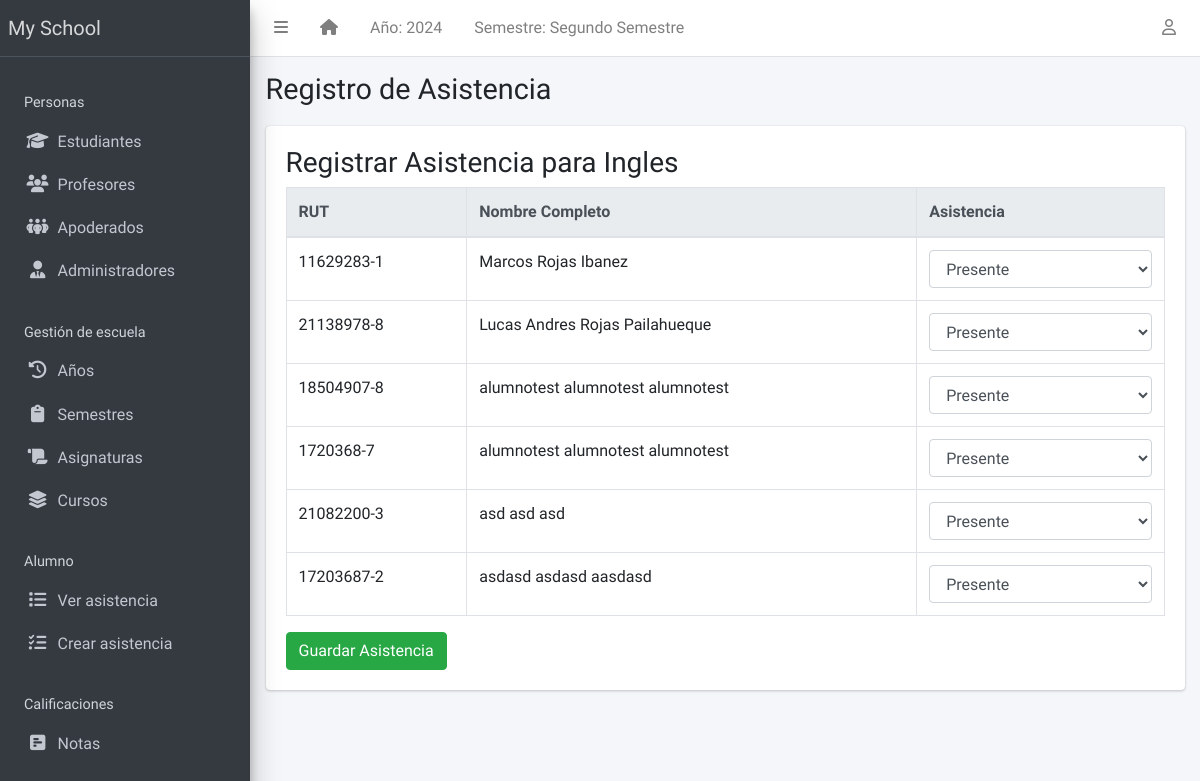
/teacher/register/2/, run on an earlier commit of the app's database.
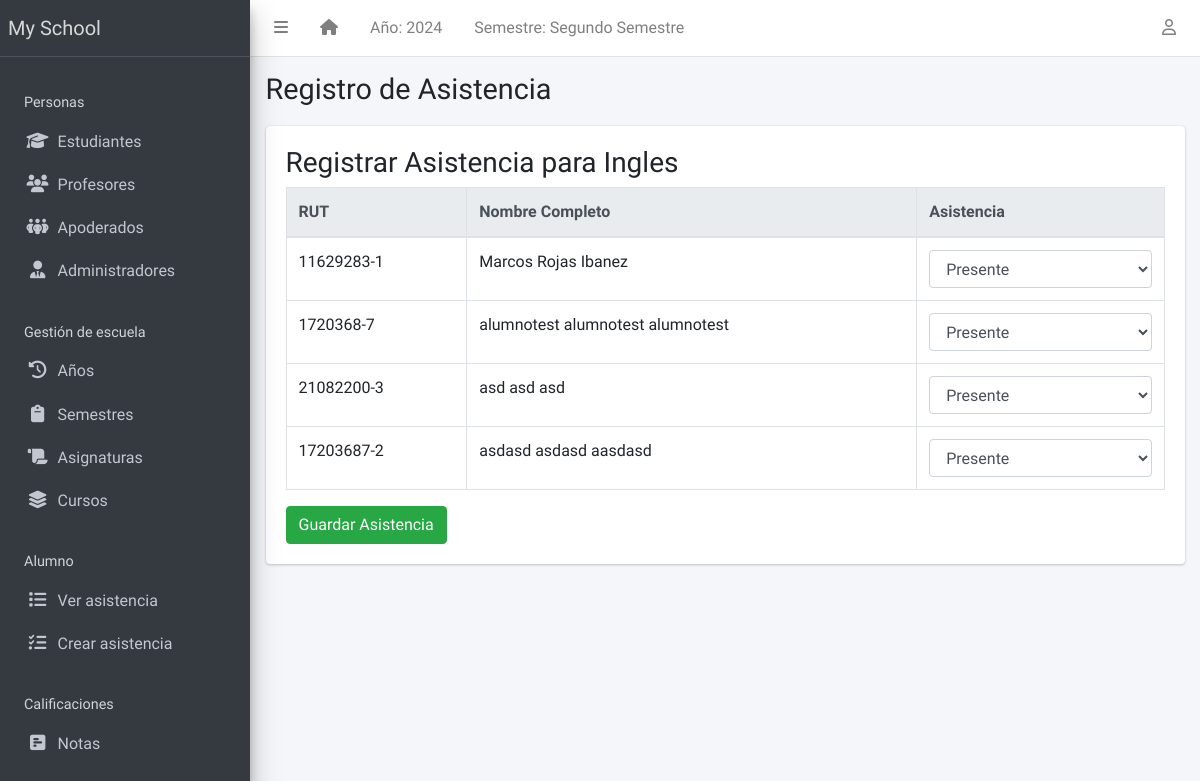
And on a later commit of the database.
### apps/students/models.py (models this page shows, shortened)
class Student(models.Model):
    STATUS_CHOICES = [("activo", "Activo"), ("inactivo", "Inactivo")]
    GENDER_CHOICES = [("masculino", "Masculino"), ("femenino", "Femenino")]
    estado = models.CharField(max_length=10, choices=STATUS_CHOICES, default="activo")
    rut_regex = RegexValidator(
        regex=r"^\d{1,2}\d{3}\d{3}-[0-9kK]{1}$",
        message="El RUT debe estar en el formato 'XXXXXXXX-X'"
    )
    rut = models.CharField(max_length=12, unique=True, validators=[rut_regex], blank=True)
    apellido_paterno = models.CharField(max_length=200)
    apellido_materno = models.CharField(max_length=200)
    nombres = models.CharField(max_length=200, blank=True)
    sexo = models.CharField(max_length=10, choices=GENDER_CHOICES, default="masculino")
    fecha_nacimiento = models.DateField(default=timezone.now)
    curso_actual = models.ForeignKey(
        StudentClass, on_delete=models.SET_NULL, blank=True, null=True
    )
    fecha_admision = models.DateField(default=timezone.now)
    telefono_regex = RegexValidator(
        regex="^[0-9]{9,15}$", message="El número de teléfono no tiene el formato correcto."
    )
    telefono_apoderado = models.CharField(
        validators=[telefono_regex], max_length=15, blank=True
    )
    direccion = models.TextField(blank=True)
    observaciones = models.TextField(blank=True)
    email = models.EmailField(
        max_length=254, unique=True, validators=[EmailValidator()],
        blank=True, null=True
    )
    foto = models.ImageField(blank=True, upload_to="students/fotos/")
    representante = models.ForeignKey(
        "representatives.Representatives", on_delete=models.SET_NULL, null=True, blank=True, related_name="estudiantes"
    )
    subjects = models.ManyToManyField(Subject, related_name="students", blank=True)
    class Meta:
        ordering = ["apellido_paterno", "apellido_materno", "nombres"]

### apps/corecode/views.py (the view, shortened to what this page needs)
# urls.py: path('teacher/register/<int:subject_id>/', attendance_register, name='attendance_register'),
def attendance_register(request, subject_id):
    subject = get_object_or_404(Subject, id=subject_id)
    students = Student.objects.filter(subjects=subject)
    return render(request, 'corecode/attendance_register.html', {
        'subject': subject,
        'students': students,
    })

### apps/corecode/context_processors.py (called while the page is built)
def site_defaults(request):
    current_session = AcademicSession.objects.get(current=True)
    current_term = AcademicTerm.objects.get(current=True)
    vals = SiteConfig.objects.all()
    contexts = {
        "current_session": current_session.name,
        "current_term": current_term.name,
    }
    for val in vals:
        contexts[val.key] = val.value
    return contexts

### apps/templatetags/user_groups.py (called while the page is built)
@register.filter
def in_group(user, group_id):
    return user.groups.filter(id=group_id).exists()

### apps/corecode/templates/corecode/attendance_register.html (shortened to what this page needs)
{% extends 'base.html' %}
{% block title %}Registro de Asistencia{% endblock title %}
{% block content %}
  <h3>Registrar Asistencia para {{ subject.name }}</h3>
  <form method="post">
    <div class="table-responsive">
      <table id="attendance-table" class="table table-bordered table-hover">
        <thead class="thead-light">
          <tr>
            <th>RUT</th>
            <th>Nombre Completo</th>
            <th>Asistencia</th>
          </tr>
        </thead>
        <tbody>
          {% for student in students %}
            <tr>
              <td>{{ student.rut }}</td>
              <td>{{ student.nombres }} {{ student.apellido_paterno }} {{ student.apellido_materno }}</td>
              <td>
                <select name="status_{{ student.id }}" class="form-control">
                  <option value="presente">Presente</option>
                </select>
              </td>
            </tr>
          {% endfor %}
        </tbody>
      </table>
    </div>
    <button type="submit" class="btn btn-success">Guardar Asistencia</button>
  </form>
{% endblock content %}

What changed in the data, as far as the page shows it:
removed Student: rut "21138978-8", nombres "Lucas Andres", apellido_paterno "Rojas", apellido_materno "Pailahueque", id "Presente"
removed Student: rut "18504907-8", nombres "alumnotest", apellido_paterno "alumnotest", apellido_materno "alumnotest", id "Presente"
